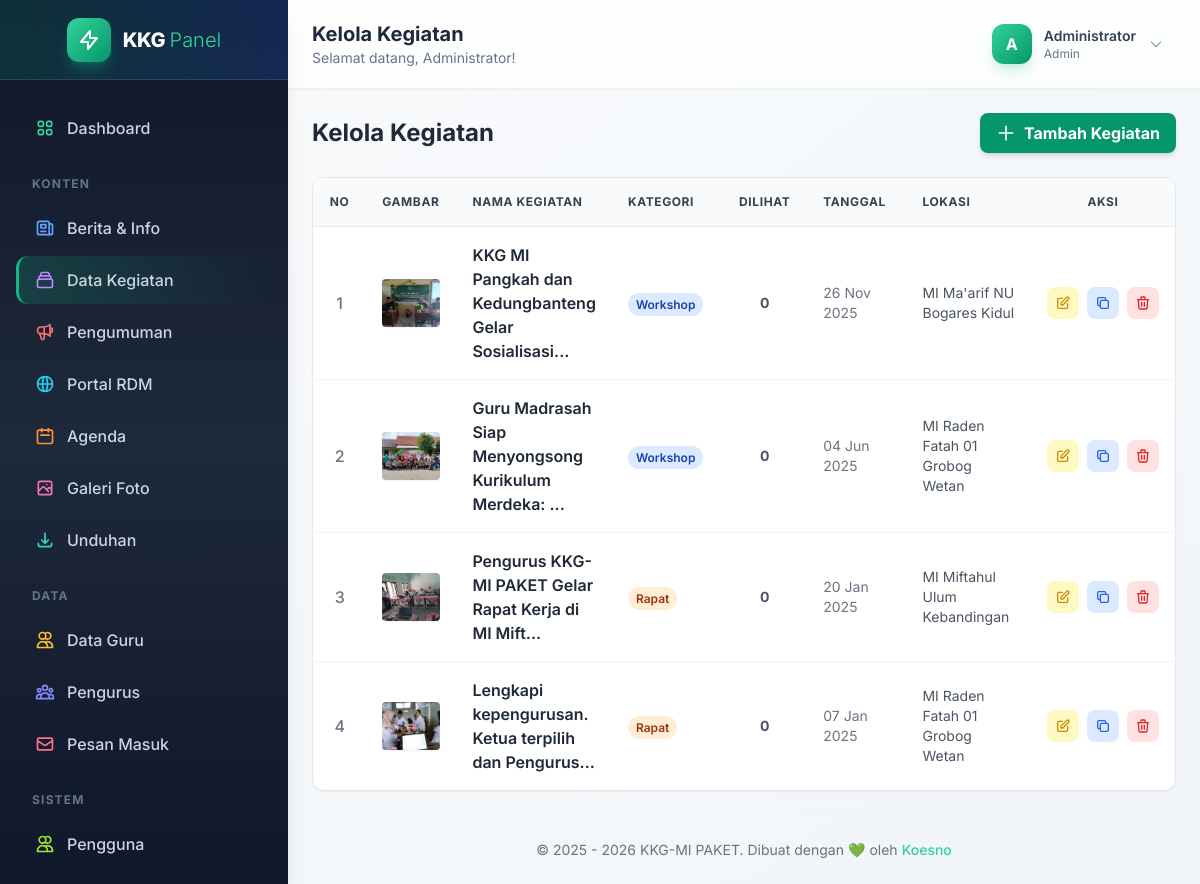
Screenshot of /admin/kegiatan.php (signed in) with the database file from the repository.
### tables this page shows
CREATE TABLE `kegiatan` (
  `id` int NOT NULL,
  `judul` varchar(255) NOT NULL,
  `slug` varchar(255) NOT NULL,
  `kategori` varchar(50) NOT NULL,
  `tanggal` date NOT NULL,
  `lokasi` varchar(100) DEFAULT NULL,
  `gambar` varchar(255) DEFAULT NULL,
  `deskripsi` text,
  `created_at` timestamp NULL DEFAULT CURRENT_TIMESTAMP
);

### admin/kegiatan.php (the view, shortened to what this page needs)
<?php include 'includes/header.php'; ?>
<?php require_once '../config/koneksi.php'; ?>
<div class="flex flex-col sm:flex-row justify-between items-center mb-6">
    <h3 class="text-2xl font-bold text-gray-800 mb-4 sm:mb-0">Kelola Kegiatan</h3>
    <a href="kegiatan_form"
        class="bg-emerald-600 hover:bg-emerald-700 text-white font-bold py-2 px-4 rounded-lg shadow-md transition flex items-center">
        <svg class="w-5 h-5 mr-2" fill="none" stroke="currentColor" viewBox="0 0 24 24">
            <path stroke-linecap="round" stroke-linejoin="round" stroke-width="2" d="M12 4v16m8-8H4"></path>
        </svg>
        Tambah Kegiatan
    </a>
</div>
<div class="bg-white rounded-xl shadow-sm border border-gray-200 overflow-hidden">
    <div class="overflow-x-auto">
        <table class="w-full text-left border-collapse">
            <thead>
                <tr class="bg-gray-50 text-gray-700 uppercase text-xs font-bold tracking-wider">
                    <th class="p-4 border-b border-gray-200 text-center w-16">No</th>
                    <th class="p-4 border-b border-gray-200 w-24">Gambar</th>
                    <th class="p-4 border-b border-gray-200">Nama Kegiatan</th>
                    <th class="p-4 border-b border-gray-200 w-32">Kategori</th>
                    <th class="p-4 border-b border-gray-200 w-24 text-center">Dilihat</th>
                    <th class="p-4 border-b border-gray-200 w-32">Tanggal</th>
                    <th class="p-4 border-b border-gray-200 w-40">Lokasi</th>
                    <th class="p-4 border-b border-gray-200 text-center w-32">Aksi</th>
                </tr>
            </thead>
            <tbody class="divide-y divide-gray-100">
                <?php
                $no = 1;
                $limit_sql = "";
                $query = mysqli_query($koneksi, "SELECT * FROM kegiatan $limit_sql ORDER BY tanggal DESC");
                while ($row = mysqli_fetch_assoc($query)):
                    ?>
                    <tr class="hover:bg-gray-50 transition">
                        <td class="p-4 text-center text-gray-500 font-medium"><?= $no++ ?></td>
                        <td class="p-4">
                            <?php
                            $img_src = $row['gambar'];
                            if ($img_src && strpos($img_src, 'http') === false) {
                                $img_src = '../' . $img_src;
                            }
                            if ($row['gambar']): ?>
                                <img src="<?= $img_src ?>" alt="Thumb" class="w-16 h-12 object-cover rounded shadow-sm">
                            <?php else: ?>
                                <div
                                    class="w-16 h-12 bg-gray-200 rounded flex items-center justify-center text-gray-400 text-xs">
                                    No Img</div>
                            <?php endif; ?>
                        </td>
                        <td class="p-4 font-semibold text-gray-800 hover:text-emerald-600">
                            <?= substr($row['judul'], 0, 50) . (strlen($row['judul']) > 50 ? '...' : '') ?>
                        </td>
                        <td class="p-4">
                            <span class="px-2 py-1 text-xs font-semibold rounded-full
                        <?php
                        if ($row['kategori'] == 'Workshop')
                            echo 'bg-blue-100 text-blue-800';
                        elseif ($row['kategori'] == 'Seminar')
                            echo 'bg-purple-100 text-purple-800';
                        elseif ($row['kategori'] == 'Rapat')
                            echo 'bg-orange-100 text-orange-800';
                        else
                            echo 'bg-gray-100 text-gray-800';
                        ?>">
                                <?= $row['kategori'] ?>
                            </span>
                        </td>
                        <td class="p-4 text-sm text-center font-bold text-gray-600">
                            <?= number_format($row['views'] ?? 0) ?>
                        </td>
                        <td class="p-4 text-sm text-gray-500">
                            <?= date('d M Y', strtotime($row['tanggal'])) ?>
                        </td>
                        <td class="p-4 text-sm text-gray-600">
                            <?= $row['lokasi'] ?>
                        </td>
                        <td class="p-4 text-center">
                            <div class="flex items-center justify-center space-x-2">
                                <?php if ($_SESSION['admin_role'] == 'admin' || $row['created_by'] == $_SESSION['admin_id']): ?>
                                    <a href="kegiatan_form.php?id=<?= $row['id'] ?>"
                                        class="p-2 bg-yellow-100 text-yellow-600 rounded-lg hover:bg-yellow-200 transition"
                                        title="Edit">
                                        <svg class="w-4 h-4" fill="none" stroke="currentColor" viewBox="0 0 24 24">
                                            <path stroke-linecap="round" stroke-linejoin="round" stroke-width="2"
                                                d="M11 5H6a2 2 0 00-2 2v11a2 2 0 002 2h11a2 2 0 002-2v-5m-1.414-9.414a2 2 0 112.828 2.828L11.828 15H9v-2.828l8.586-8.586z">
                                            </path>
                                        </svg>
                                    </a>
                                    <button onclick="copyToClipboard('<?= $row['slug'] ?>')"
                                        class="p-2 bg-blue-100 text-blue-600 rounded-lg hover:bg-blue-200 transition"
                                        title="Salin Link">
                                        <svg class="w-4 h-4" fill="none" stroke="currentColor" viewBox="0 0 24 24">
                                            <path stroke-linecap="round" stroke-linejoin="round" stroke-width="2"
                                                d="M8 16H6a2 2 0 01-2-2V6a2 2 0 012-2h8a2 2 0 012 2v2m-6 12h8a2 2 0 002-2v-8a2 2 0 00-2-2h-8a2 2 0 00-2 2v8a2 2 0 002 2z">
                                            </path>
                                        </svg>
                                    </button>
                                    <a href="#"
                                        onclick="event.preventDefault(); confirmDelete('kegiatan.php?action=delete&id=<?= $row['id'] ?>')"
                                        class="p-2 bg-red-100 text-red-600 rounded-lg hover:bg-red-200 transition"
                                        title="Hapus">
                                        <svg class="w-4 h-4" fill="none" stroke="currentColor" viewBox="0 0 24 24">
                                            <path stroke-linecap="round" stroke-linejoin="round" stroke-width="2"
                                                d="M19 7l-.867 12.142A2 2 0 0116.138 21H7.862a2 2 0 01-1.995-1.858L5 7m5 4v6m4-6v6m1-10V4a1 1 0 00-1-1h-4a1 1 0 00-1 1v3M4 7h16">
                                            </path>
                                        </svg>
                                    </a>
                                <?php else: ?>
                                    <span class="text-xs text-gray-400">Read Only</span>
                                <?php endif; ?>
                            </div>
                        </td>
                    </tr>
                <?php endwhile; ?>
            </tbody>
        </table>
    </div>
</div>
<?php include 'includes/footer.php'; ?>

### admin/includes/header.php (style rules this page uses)
body { font-family: 'Inter', sans-serif; }

### rows the page displays
kegiatan: shows a picture, judul "KKG MI Pangkah dan Kedungbanteng Gelar Sosialisasi", kategori "Workshop", views "0", tanggal "26 Nov 2025", lokasi "MI Ma'arif NU Bogares Kidul"
kegiatan: shows a picture, judul "Guru Madrasah Siap Menyongsong Kurikulum Merdeka:", kategori "Workshop", views "0", tanggal "04 Jun 2025", lokasi "MI Raden Fatah 01 Grobog Wetan"
kegiatan: shows a picture, judul "Pengurus KKG-MI PAKET Gelar Rapat Kerja di MI Mift", kategori "Rapat", views "0", tanggal "20 Jan 2025", lokasi "MI Miftahul Ulum Kebandingan"
kegiatan: shows a picture, judul "Lengkapi kepengurusan. Ketua terpilih dan Pengurus", kategori "Rapat", views "0", tanggal "07 Jan 2025", lokasi "MI Raden Fatah 01 Grobog Wetan"

### other values shown
$_SESSION['admin_name'] "Administrator"
substr($_SESSION['admin_name'] ?? 'A', 0, 1) "A"
$_SESSION['admin_role'] "Admin"
